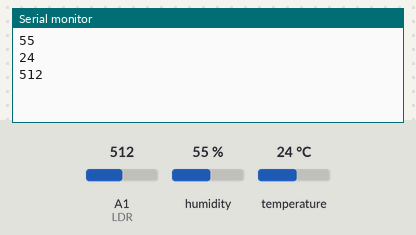
The sketch below on a simulated Arduino Uno, built with avr-gcc and run on an emulated ATmega328P. Parts: the last lines printed to the serial monitor. Inputs (shaded band) come from the test bench; at power-on: A1 (LDR) = 512, humidity 55 %, temperature 24 °C. WiFi joins after 1.5 s; servers stay silent unless stated; uploads are accepted with an empty reply.

Above: at 12.7 s.
12.8 s: A1 (LDR) set to 716
At 15.6 s:
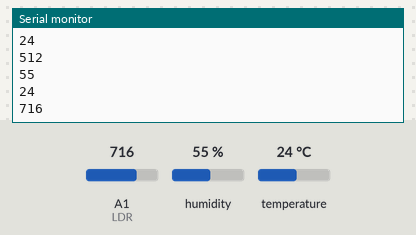
16.4 s: A1 (LDR) set to 900
At 19.3 s:
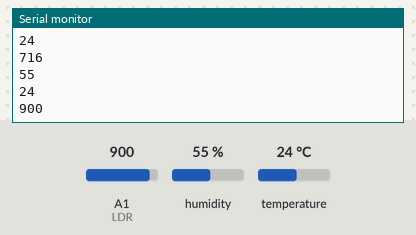
Timing chart, 0 to 20.8 s (numbered marks = the images above; inputs shaded):
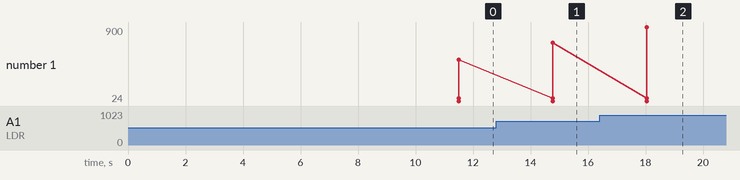

Measured:
- after the input at 12.8 s, the serial monitor: prints a new line after 2.0 s (image 1)
- after the input at 16.4 s, the serial monitor: prints a new line after 1.6 s (image 2)
- plotted number 1: 512 → 716 after the input at 12.8 s, 716 → 900 after the input at 16.4 s

The sketch:

final.ino
```cpp
#include <DHT.h>
#include <Ethernet.h>
#include <SPI.h>

byte mac[] = { 0x00, 0xAA, 0xBB, 0xCC, 0xDE, 0x01 }; // RESERVED MAC ADDRESS
EthernetClient client;

#define DHTPIN 2 // SENSOR PIN
#define DHTTYPE DHT22 // SENSOR TYPE - THE ADAFRUIT LIBRARY OFFERS SUPPORT FOR MORE MODELS
DHT dht(DHTPIN, DHTTYPE);

long previousMillis = 0;
unsigned long currentMillis = 0;
long interval = 250000; // READING INTERVAL

int t = 0;	// TEMPERATURE VAR
int h = 0;	// HUMIDITY VAR
int LDR = 1;  //PHOTORESISTOR PIN
String data;

void setup() {
	Serial.begin(115200);
	if (Ethernet.begin(mac) == 0) {
		Serial.println("Failed to configure Ethernet using DHCP");
	}
	dht.begin();
	delay(10000); // GIVE THE SENSOR SOME TIME TO START
  pinMode(LDR, INPUT);
	h = (int) dht.readHumidity();
	t = (int) dht.readTemperature();
	data = "";
}

void loop(){

	currentMillis = millis();
	if(currentMillis - previousMillis > interval) { // READ ONLY ONCE PER INTERVAL
		previousMillis = currentMillis;
		h = (int) dht.readHumidity();
		t = (int) dht.readTemperature();
	}
  int l = analogRead(LDR);
  Serial.println(h);
  Serial.println(t);
  Serial.println(l);
	data = "temp1=" + String(t) + "&hum1=" + String(h) + "&lum1=" + String(l);

	if (client.connect("192.168.1.103",80)) { // REPLACE WITH YOUR SERVER ADDRESS
		client.println("POST /add.php HTTP/1.1");
		client.println("Host: 192.168.1.103"); // SERVER ADDRESS HERE TOO
		client.println("Content-Type: application/x-www-form-urlencoded");
		client.print("Content-Length: ");
		client.println(data.length());
		client.println();
		client.print(data);
	}

	if (client.connected()) {
		client.stop();	// DISCONNECT FROM THE SERVER
	}

	delay(3000); // WAIT FIVE MINUTES BEFORE SENDING AGAIN
}
```
